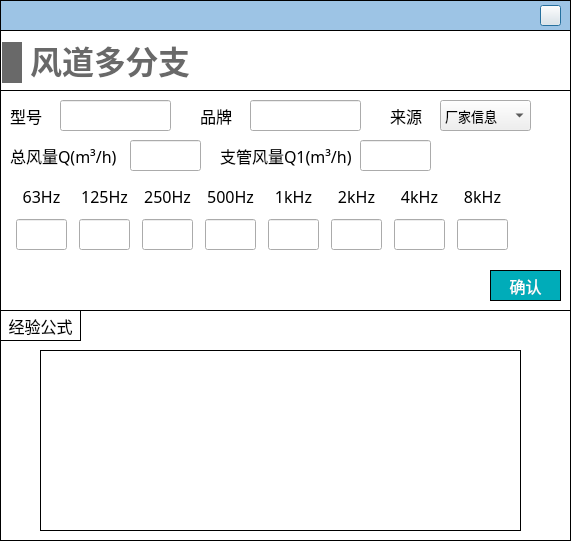
<?xml version="1.0" encoding="UTF-8"?>
<ui version="4.0">
 <class>Dialog_duct_with_multi_ranc</class>
 <widget class="QDialog" name="Dialog_duct_with_multi_ranc">
  <property name="geometry">
   <rect>
    <x>0</x>
    <y>0</y>
    <width>571</width>
    <height>541</height>
   </rect>
  </property>
  <property name="windowTitle">
   <string>Dialog</string>
  </property>
  <property name="styleSheet">
   <string notr="true">#Dialog_duct_with_multi_ranc
{
background-color:white;
}

QLineEdit 
{
font-family: 'Microsoft YaHei';
font-size: 13px;
}

QComboBox
{
font-family: 'Microsoft YaHei';
font-size: 13px;
}</string>
  </property>
  <widget class="QWidget" name="widget_top" native="true">
   <property name="geometry">
    <rect>
     <x>0</x>
     <y>0</y>
     <width>571</width>
     <height>31</height>
    </rect>
   </property>
   <property name="styleSheet">
    <string notr="true">#widget_top
{
border: 1px solid #000000;
background-color: rgb(157, 196, 229);
	background-color: rgb(157, 196, 229);
}</string>
   </property>
   <widget class="QPushButton" name="close">
    <property name="geometry">
     <rect>
      <x>540</x>
      <y>5</y>
      <width>21</width>
      <height>21</height>
     </rect>
    </property>
    <property name="styleSheet">
     <string notr="true">border-image: url(:/images/image/closeWindow.jpg);</string>
    </property>
    <property name="text">
     <string/>
    </property>
   </widget>
  </widget>
  <widget class="QWidget" name="widget_terminal" native="true">
   <property name="geometry">
    <rect>
     <x>0</x>
     <y>30</y>
     <width>571</width>
     <height>281</height>
    </rect>
   </property>
   <property name="styleSheet">
    <string notr="true">#widget_terminal
{
border: 1px solid #000000;
}</string>
   </property>
   <widget class="QWidget" name="widget_2" native="true">
    <property name="geometry">
     <rect>
      <x>0</x>
      <y>60</y>
      <width>571</width>
      <height>221</height>
     </rect>
    </property>
    <property name="styleSheet">
     <string notr="true">#widget_2
{
border: 1px solid #000000;
}

QLabel
{
font-family: '黑体';
font-size: 16px;
}

QLineEdit
{
font-family: '黑体';
}

QRadioButton
{
font-family: '黑体';
}

QPushButton
{
font-family: '黑体';
}</string>
    </property>
    <widget class="QLineEdit" name="lineEdit_brand">
     <property name="geometry">
      <rect>
       <x>250</x>
       <y>10</y>
       <width>111</width>
       <height>31</height>
      </rect>
     </property>
     <property name="font">
      <font>
       <family>黑体</family>
       <pointsize>-1</pointsize>
      </font>
     </property>
    </widget>
    <widget class="QLineEdit" name="lineEdit_q1">
     <property name="geometry">
      <rect>
       <x>360</x>
       <y>50</y>
       <width>71</width>
       <height>31</height>
      </rect>
     </property>
     <property name="font">
      <font>
       <family>黑体</family>
       <pointsize>-1</pointsize>
      </font>
     </property>
    </widget>
    <widget class="QLabel" name="label_16">
     <property name="geometry">
      <rect>
       <x>200</x>
       <y>10</y>
       <width>41</width>
       <height>31</height>
      </rect>
     </property>
     <property name="font">
      <font>
       <family>黑体</family>
       <pointsize>-1</pointsize>
      </font>
     </property>
     <property name="text">
      <string>品牌</string>
     </property>
    </widget>
    <widget class="QLabel" name="label_17">
     <property name="geometry">
      <rect>
       <x>220</x>
       <y>50</y>
       <width>131</width>
       <height>31</height>
      </rect>
     </property>
     <property name="font">
      <font>
       <family>黑体</family>
       <pointsize>-1</pointsize>
      </font>
     </property>
     <property name="text">
      <string>支管风量Q1(m³/h)</string>
     </property>
    </widget>
    <widget class="QLabel" name="label_19">
     <property name="geometry">
      <rect>
       <x>10</x>
       <y>50</y>
       <width>111</width>
       <height>31</height>
      </rect>
     </property>
     <property name="font">
      <font>
       <family>黑体</family>
       <pointsize>-1</pointsize>
      </font>
     </property>
     <property name="text">
      <string>总风量Q(m³/h)</string>
     </property>
    </widget>
    <widget class="QLineEdit" name="lineEdit_q">
     <property name="geometry">
      <rect>
       <x>130</x>
       <y>50</y>
       <width>71</width>
       <height>31</height>
      </rect>
     </property>
     <property name="font">
      <font>
       <family>黑体</family>
       <pointsize>-1</pointsize>
      </font>
     </property>
    </widget>
    <widget class="QPushButton" name="pushButton_confirm">
     <property name="geometry">
      <rect>
       <x>490</x>
       <y>180</y>
       <width>71</width>
       <height>31</height>
      </rect>
     </property>
     <property name="font">
      <font>
       <family>黑体</family>
       <pointsize>12</pointsize>
      </font>
     </property>
     <property name="styleSheet">
      <string notr="true">QPushButton
{
	color:#ffffff; /*文字颜色*/
    background-color: #00ACB9;/*背景色*/
    border-radius:0px; /*边框倒角*/
	border: 1px solid #000000;
}


QPushButton:hover 
{
background-color: rgb(0,142,153);
color: white;
}</string>
     </property>
     <property name="text">
      <string>确认</string>
     </property>
    </widget>
    <widget class="QLineEdit" name="lineEdit_model">
     <property name="geometry">
      <rect>
       <x>60</x>
       <y>10</y>
       <width>111</width>
       <height>31</height>
      </rect>
     </property>
     <property name="font">
      <font>
       <family>黑体</family>
       <pointsize>-1</pointsize>
      </font>
     </property>
    </widget>
    <widget class="QLabel" name="label_29">
     <property name="geometry">
      <rect>
       <x>10</x>
       <y>10</y>
       <width>41</width>
       <height>31</height>
      </rect>
     </property>
     <property name="font">
      <font>
       <family>黑体</family>
       <pointsize>-1</pointsize>
      </font>
     </property>
     <property name="text">
      <string>型号</string>
     </property>
    </widget>
    <widget class="QComboBox" name="comboBox_data_source">
     <property name="geometry">
      <rect>
       <x>440</x>
       <y>10</y>
       <width>91</width>
       <height>31</height>
      </rect>
     </property>
     <property name="font">
      <font>
       <family>Microsoft YaHei</family>
       <pointsize>-1</pointsize>
      </font>
     </property>
     <item>
      <property name="text">
       <string>厂家信息</string>
      </property>
     </item>
     <item>
      <property name="text">
       <string>设计预估</string>
      </property>
     </item>
    </widget>
    <widget class="QLabel" name="label_34">
     <property name="geometry">
      <rect>
       <x>390</x>
       <y>10</y>
       <width>41</width>
       <height>31</height>
      </rect>
     </property>
     <property name="font">
      <font>
       <family>黑体</family>
       <pointsize>-1</pointsize>
      </font>
     </property>
     <property name="text">
      <string>来源</string>
     </property>
    </widget>
    <widget class="QWidget" name="layoutWidget">
     <property name="geometry">
      <rect>
       <x>10</x>
       <y>90</y>
       <width>511</width>
       <height>72</height>
      </rect>
     </property>
     <layout class="QHBoxLayout" name="horizontalLayout">
      <item>
       <layout class="QVBoxLayout" name="verticalLayout">
        <item>
         <widget class="QLabel" name="label_7">
          <property name="minimumSize">
           <size>
            <width>51</width>
            <height>31</height>
           </size>
          </property>
          <property name="maximumSize">
           <size>
            <width>51</width>
            <height>31</height>
           </size>
          </property>
          <property name="font">
           <font>
            <family>黑体</family>
            <pointsize>-1</pointsize>
           </font>
          </property>
          <property name="text">
           <string>63Hz</string>
          </property>
          <property name="alignment">
           <set>Qt::AlignCenter</set>
          </property>
         </widget>
        </item>
        <item>
         <widget class="QLineEdit" name="lineEdit_63">
          <property name="minimumSize">
           <size>
            <width>51</width>
            <height>31</height>
           </size>
          </property>
          <property name="maximumSize">
           <size>
            <width>51</width>
            <height>31</height>
           </size>
          </property>
          <property name="alignment">
           <set>Qt::AlignCenter</set>
          </property>
          <property name="readOnly">
           <bool>false</bool>
          </property>
         </widget>
        </item>
       </layout>
      </item>
      <item>
       <layout class="QVBoxLayout" name="verticalLayout_2">
        <item>
         <widget class="QLabel" name="label_8">
          <property name="minimumSize">
           <size>
            <width>51</width>
            <height>31</height>
           </size>
          </property>
          <property name="maximumSize">
           <size>
            <width>51</width>
            <height>31</height>
           </size>
          </property>
          <property name="font">
           <font>
            <family>黑体</family>
            <pointsize>-1</pointsize>
           </font>
          </property>
          <property name="text">
           <string>125Hz</string>
          </property>
          <property name="alignment">
           <set>Qt::AlignCenter</set>
          </property>
         </widget>
        </item>
        <item>
         <widget class="QLineEdit" name="lineEdit_125">
          <property name="minimumSize">
           <size>
            <width>51</width>
            <height>31</height>
           </size>
          </property>
          <property name="maximumSize">
           <size>
            <width>51</width>
            <height>31</height>
           </size>
          </property>
          <property name="alignment">
           <set>Qt::AlignCenter</set>
          </property>
          <property name="readOnly">
           <bool>false</bool>
          </property>
         </widget>
        </item>
       </layout>
      </item>
      <item>
       <layout class="QVBoxLayout" name="verticalLayout_3">
        <item>
         <widget class="QLabel" name="label_9">
          <property name="minimumSize">
           <size>
            <width>51</width>
            <height>31</height>
           </size>
          </property>
          <property name="maximumSize">
           <size>
            <width>51</width>
            <height>31</height>
           </size>
          </property>
          <property name="font">
           <font>
            <family>黑体</family>
            <pointsize>-1</pointsize>
           </font>
          </property>
          <property name="text">
           <string>250Hz</string>
          </property>
          <property name="alignment">
           <set>Qt::AlignCenter</set>
          </property>
         </widget>
        </item>
        <item>
         <widget class="QLineEdit" name="lineEdit_250">
          <property name="minimumSize">
           <size>
            <width>51</width>
            <height>31</height>
           </size>
          </property>
          <property name="maximumSize">
           <size>
            <width>51</width>
            <height>31</height>
           </size>
          </property>
          <property name="alignment">
           <set>Qt::AlignCenter</set>
          </property>
          <property name="readOnly">
           <bool>false</bool>
          </property>
         </widget>
        </item>
       </layout>
      </item>
      <item>
       <layout class="QVBoxLayout" name="verticalLayout_4">
        <item>
         <widget class="QLabel" name="label_10">
          <property name="minimumSize">
           <size>
            <width>51</width>
            <height>31</height>
           </size>
          </property>
          <property name="maximumSize">
           <size>
            <width>51</width>
            <height>31</height>
           </size>
          </property>
          <property name="font">
           <font>
            <family>黑体</family>
            <pointsize>-1</pointsize>
           </font>
          </property>
          <property name="text">
           <string>500Hz</string>
          </property>
          <property name="alignment">
           <set>Qt::AlignCenter</set>
          </property>
         </widget>
        </item>
        <item>
         <widget class="QLineEdit" name="lineEdit_500">
          <property name="minimumSize">
           <size>
            <width>51</width>
            <height>31</height>
           </size>
          </property>
          <property name="maximumSize">
           <size>
            <width>51</width>
            <height>31</height>
           </size>
          </property>
          <property name="alignment">
           <set>Qt::AlignCenter</set>
          </property>
          <property name="readOnly">
           <bool>false</bool>
          </property>
         </widget>
        </item>
       </layout>
      </item>
      <item>
       <layout class="QVBoxLayout" name="verticalLayout_5">
        <item>
         <widget class="QLabel" name="label_11">
          <property name="minimumSize">
           <size>
            <width>51</width>
            <height>31</height>
           </size>
          </property>
          <property name="maximumSize">
           <size>
            <width>51</width>
            <height>31</height>
           </size>
          </property>
          <property name="font">
           <font>
            <family>黑体</family>
            <pointsize>-1</pointsize>
           </font>
          </property>
          <property name="text">
           <string>1kHz</string>
          </property>
          <property name="alignment">
           <set>Qt::AlignCenter</set>
          </property>
         </widget>
        </item>
        <item>
         <widget class="QLineEdit" name="lineEdit_1k">
          <property name="minimumSize">
           <size>
            <width>51</width>
            <height>31</height>
           </size>
          </property>
          <property name="maximumSize">
           <size>
            <width>51</width>
            <height>31</height>
           </size>
          </property>
          <property name="alignment">
           <set>Qt::AlignCenter</set>
          </property>
          <property name="readOnly">
           <bool>false</bool>
          </property>
         </widget>
        </item>
       </layout>
      </item>
      <item>
       <layout class="QVBoxLayout" name="verticalLayout_6">
        <property name="spacing">
         <number>6</number>
        </property>
        <item>
         <widget class="QLabel" name="label_12">
          <property name="minimumSize">
           <size>
            <width>51</width>
            <height>31</height>
           </size>
          </property>
          <property name="maximumSize">
           <size>
            <width>51</width>
            <height>31</height>
           </size>
          </property>
          <property name="font">
           <font>
            <family>黑体</family>
            <pointsize>-1</pointsize>
           </font>
          </property>
          <property name="text">
           <string>2kHz</string>
          </property>
          <property name="alignment">
           <set>Qt::AlignCenter</set>
          </property>
         </widget>
        </item>
        <item>
         <widget class="QLineEdit" name="lineEdit_2k">
          <property name="minimumSize">
           <size>
            <width>51</width>
            <height>31</height>
           </size>
          </property>
          <property name="maximumSize">
           <size>
            <width>51</width>
            <height>31</height>
           </size>
          </property>
          <property name="alignment">
           <set>Qt::AlignCenter</set>
          </property>
          <property name="readOnly">
           <bool>false</bool>
          </property>
         </widget>
        </item>
       </layout>
      </item>
      <item>
       <layout class="QVBoxLayout" name="verticalLayout_7">
        <item>
         <widget class="QLabel" name="label_">
          <property name="minimumSize">
           <size>
            <width>51</width>
            <height>31</height>
           </size>
          </property>
          <property name="maximumSize">
           <size>
            <width>51</width>
            <height>31</height>
           </size>
          </property>
          <property name="font">
           <font>
            <family>黑体</family>
            <pointsize>-1</pointsize>
           </font>
          </property>
          <property name="text">
           <string>4kHz</string>
          </property>
          <property name="alignment">
           <set>Qt::AlignCenter</set>
          </property>
         </widget>
        </item>
        <item>
         <widget class="QLineEdit" name="lineEdit_4k">
          <property name="minimumSize">
           <size>
            <width>51</width>
            <height>31</height>
           </size>
          </property>
          <property name="maximumSize">
           <size>
            <width>51</width>
            <height>31</height>
           </size>
          </property>
          <property name="alignment">
           <set>Qt::AlignCenter</set>
          </property>
          <property name="readOnly">
           <bool>false</bool>
          </property>
         </widget>
        </item>
       </layout>
      </item>
      <item>
       <layout class="QVBoxLayout" name="verticalLayout_8">
        <item>
         <widget class="QLabel" name="label_14">
          <property name="minimumSize">
           <size>
            <width>51</width>
            <height>31</height>
           </size>
          </property>
          <property name="maximumSize">
           <size>
            <width>51</width>
            <height>31</height>
           </size>
          </property>
          <property name="font">
           <font>
            <family>黑体</family>
            <pointsize>-1</pointsize>
           </font>
          </property>
          <property name="text">
           <string>8kHz</string>
          </property>
          <property name="alignment">
           <set>Qt::AlignCenter</set>
          </property>
         </widget>
        </item>
        <item>
         <widget class="QLineEdit" name="lineEdit_8k">
          <property name="minimumSize">
           <size>
            <width>51</width>
            <height>31</height>
           </size>
          </property>
          <property name="maximumSize">
           <size>
            <width>51</width>
            <height>31</height>
           </size>
          </property>
          <property name="alignment">
           <set>Qt::AlignCenter</set>
          </property>
          <property name="readOnly">
           <bool>false</bool>
          </property>
         </widget>
        </item>
       </layout>
      </item>
     </layout>
    </widget>
   </widget>
   <widget class="QLabel" name="label_32">
    <property name="geometry">
     <rect>
      <x>2</x>
      <y>12</y>
      <width>20</width>
      <height>41</height>
     </rect>
    </property>
    <property name="minimumSize">
     <size>
      <width>20</width>
      <height>41</height>
     </size>
    </property>
    <property name="maximumSize">
     <size>
      <width>20</width>
      <height>41</height>
     </size>
    </property>
    <property name="styleSheet">
     <string notr="true">QLabel { 
border: none; 
background-color : rgb(105, 105, 105);
}</string>
    </property>
    <property name="text">
     <string/>
    </property>
   </widget>
   <widget class="QLabel" name="label_33">
    <property name="geometry">
     <rect>
      <x>30</x>
      <y>11</y>
      <width>160</width>
      <height>43</height>
     </rect>
    </property>
    <property name="font">
     <font>
      <family>Microsoft YaHei</family>
      <pointsize>24</pointsize>
      <bold>true</bold>
     </font>
    </property>
    <property name="styleSheet">
     <string notr="true">QLabel { 
border: none; 
color : rgb(105, 105, 105);
}</string>
    </property>
    <property name="text">
     <string>风道多分支</string>
    </property>
    <property name="alignment">
     <set>Qt::AlignBottom|Qt::AlignHCenter</set>
    </property>
   </widget>
  </widget>
  <widget class="QWidget" name="widget" native="true">
   <property name="geometry">
    <rect>
     <x>0</x>
     <y>310</y>
     <width>571</width>
     <height>231</height>
    </rect>
   </property>
   <property name="styleSheet">
    <string notr="true">border: 1px solid #000000;</string>
   </property>
   <widget class="QLabel" name="label_18">
    <property name="geometry">
     <rect>
      <x>0</x>
      <y>0</y>
      <width>81</width>
      <height>31</height>
     </rect>
    </property>
    <property name="font">
     <font>
      <family>黑体</family>
      <pointsize>12</pointsize>
     </font>
    </property>
    <property name="text">
     <string>经验公式</string>
    </property>
    <property name="alignment">
     <set>Qt::AlignCenter</set>
    </property>
   </widget>
   <widget class="QLabel" name="label">
    <property name="geometry">
     <rect>
      <x>40</x>
      <y>40</y>
      <width>481</width>
      <height>181</height>
     </rect>
    </property>
    <property name="styleSheet">
     <string notr="true">border-image: url(:/images/image/static_box_descri.png);</string>
    </property>
    <property name="text">
     <string/>
    </property>
   </widget>
  </widget>
 </widget>
 <tabstops>
  <tabstop>lineEdit_model</tabstop>
  <tabstop>lineEdit_brand</tabstop>
  <tabstop>lineEdit_q</tabstop>
  <tabstop>lineEdit_q1</tabstop>
  <tabstop>lineEdit_63</tabstop>
  <tabstop>lineEdit_125</tabstop>
  <tabstop>lineEdit_250</tabstop>
  <tabstop>lineEdit_500</tabstop>
  <tabstop>lineEdit_1k</tabstop>
  <tabstop>lineEdit_2k</tabstop>
  <tabstop>lineEdit_4k</tabstop>
  <tabstop>lineEdit_8k</tabstop>
  <tabstop>close</tabstop>
  <tabstop>comboBox_data_source</tabstop>
  <tabstop>pushButton_confirm</tabstop>
 </tabstops>
 <resources/>
 <connections/>
</ui>
